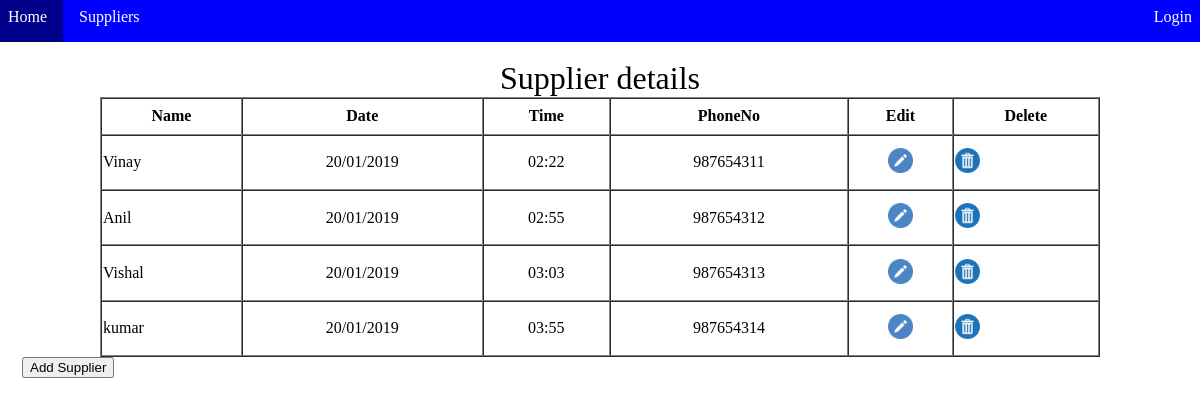
Page /FrontEnd/supplierhome.php on the committed database.
### tables this page shows
CREATE TABLE `Supplier` (
  `SID` varchar(14) NOT NULL,
  `Name` varchar(20) DEFAULT NULL,
  `Date` varchar(10) DEFAULT NULL,
  `Time` varchar(5) DEFAULT NULL,
  `PhoneNo` varchar(10) DEFAULT NULL,
  PRIMARY KEY (`SID`)
);

### FrontEnd/supplierhome.php (the view, shortened to what this page needs)
<?php
include('./dbconfig.php');
?>
<!DOCTYPE html>
<html>
<head>
</head>
<body style="margin: -8px">
	<ul>
		<li><a href="server.php" style="color: white;text-decoration:none">Home</a></li>
	    <li>Suppliers</li>
<?php
  if(!isset($_SESSION['sess_user']))
  {
?>
 		<li style="float: right;"><a href="login.php" style="color: white;text-decoration:none">Login</a></li>
<?php
  } else{
?>
		<li style="float: right;"><a href="logout.php" style="color:white;text-decoration:none">Logout</a></li>
<?php
  }
?>
	</ul>
	<br>
	<center>
		<table cellspacing=0 border=1 width="1000" height="260" >
			<caption>Supplier details</caption>
			<tr>
				<th>Name</th>
			    <th>Date</th>
			    <th>Time</th>
			    <th>PhoneNo</th>
				<th>Edit</th>
				<th>Delete</th>
			</tr>
	<?php
		$query=mysqli_query($conn,"SELECT * FROM Supplier");
			while($row = mysqli_fetch_assoc($query))
			{
				$Name=$row['Name'];
				$Date=$row['Date'];
				$Time=$row['Time'];
				$PhoneNo=$row['PhoneNo'];
				echo '<tr>' . '<td>';
			    echo $Name . '<br/>' . '<td>'.'</center>'.'<center>';
			    echo $Date . '<br/>' . '<td>'.'</center>'.'<center>';
			    echo $Time . '<br/>' . '<td>'.'</center>'.'<center>';
				echo $PhoneNo . '<br/>' . '<td>'.'</center>'.'<center>';
				echo"<a href=\"edit_supplier.php?SID=$row[SID]\"><img src=\"ee.png\" height=\"25\"></a>
				<td><a href=\"delete_supplier.php?SID=$row[SID]\"><img src=\"dd.png\" height=\"25\" onClick=\"return confirm('Are you sure you want to delete?')\"></a></td>";
			}
	?>
	</center>
	<button style="margin-left:30px;"  type="submit" onclick = "location.href = 'insert_supplier.php'" class ="btn btn-primary btn-lg" >Add Supplier</button><br/>
</body>
</html>

### FrontEnd/supplierhome.php (style rules this page uses)
ul { list-style-type: none; border: 1px blue; margin: 0px; padding: 0px; overflow: hidden; background-color: blue; }
ul li { float: left; display: block; color: white; text-align: center; padding: 16px; }
caption { font-size: 200%; }

### rows in the picture
supplier: Name "Vinay", Date "20/01/2019", Time "02:22", PhoneNo "987654311"
supplier: Name "Anil", Date "20/01/2019", Time "02:55", PhoneNo "987654312"
supplier: Name "Vishal", Date "20/01/2019", Time "03:03", PhoneNo "987654313"
supplier: Name "kumar", Date "20/01/2019", Time "03:55", PhoneNo "987654314"
